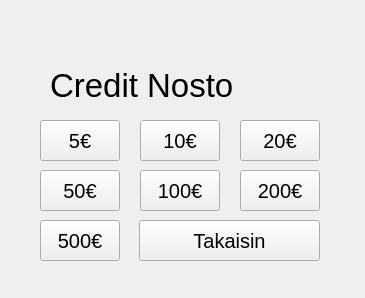
<?xml version="1.0" encoding="UTF-8"?>
<ui version="4.0">
 <class>cr_nosto</class>
 <widget class="QWidget" name="cr_nosto">
  <property name="geometry">
   <rect>
    <x>0</x>
    <y>0</y>
    <width>365</width>
    <height>298</height>
   </rect>
  </property>
  <property name="windowTitle">
   <string>Form</string>
  </property>
  <widget class="QPushButton" name="crno_button_5">
   <property name="geometry">
    <rect>
     <x>40</x>
     <y>120</y>
     <width>80</width>
     <height>41</height>
    </rect>
   </property>
   <property name="font">
    <font>
     <pointsize>15</pointsize>
    </font>
   </property>
   <property name="text">
    <string>5€</string>
   </property>
  </widget>
  <widget class="QPushButton" name="crno_button_10">
   <property name="geometry">
    <rect>
     <x>140</x>
     <y>120</y>
     <width>80</width>
     <height>41</height>
    </rect>
   </property>
   <property name="font">
    <font>
     <pointsize>15</pointsize>
    </font>
   </property>
   <property name="text">
    <string>10€</string>
   </property>
  </widget>
  <widget class="QPushButton" name="crno_button_20">
   <property name="geometry">
    <rect>
     <x>240</x>
     <y>120</y>
     <width>80</width>
     <height>41</height>
    </rect>
   </property>
   <property name="font">
    <font>
     <pointsize>15</pointsize>
    </font>
   </property>
   <property name="text">
    <string>20€</string>
   </property>
  </widget>
  <widget class="QPushButton" name="crno_button_200">
   <property name="geometry">
    <rect>
     <x>240</x>
     <y>170</y>
     <width>80</width>
     <height>41</height>
    </rect>
   </property>
   <property name="font">
    <font>
     <pointsize>15</pointsize>
    </font>
   </property>
   <property name="text">
    <string>200€</string>
   </property>
  </widget>
  <widget class="QPushButton" name="crno_button_100">
   <property name="geometry">
    <rect>
     <x>140</x>
     <y>170</y>
     <width>80</width>
     <height>41</height>
    </rect>
   </property>
   <property name="font">
    <font>
     <pointsize>15</pointsize>
    </font>
   </property>
   <property name="text">
    <string>100€</string>
   </property>
  </widget>
  <widget class="QPushButton" name="crno_button_50">
   <property name="geometry">
    <rect>
     <x>40</x>
     <y>170</y>
     <width>80</width>
     <height>41</height>
    </rect>
   </property>
   <property name="font">
    <font>
     <pointsize>15</pointsize>
    </font>
   </property>
   <property name="text">
    <string>50€</string>
   </property>
  </widget>
  <widget class="QPushButton" name="crno_button_takaisin">
   <property name="geometry">
    <rect>
     <x>139</x>
     <y>220</y>
     <width>181</width>
     <height>41</height>
    </rect>
   </property>
   <property name="font">
    <font>
     <pointsize>15</pointsize>
    </font>
   </property>
   <property name="text">
    <string>Takaisin</string>
   </property>
  </widget>
  <widget class="QPushButton" name="crno_button_500">
   <property name="geometry">
    <rect>
     <x>40</x>
     <y>220</y>
     <width>80</width>
     <height>41</height>
    </rect>
   </property>
   <property name="font">
    <font>
     <pointsize>15</pointsize>
    </font>
   </property>
   <property name="text">
    <string>500€</string>
   </property>
  </widget>
  <widget class="QLabel" name="label">
   <property name="geometry">
    <rect>
     <x>50</x>
     <y>60</y>
     <width>251</width>
     <height>51</height>
    </rect>
   </property>
   <property name="font">
    <font>
     <pointsize>25</pointsize>
    </font>
   </property>
   <property name="text">
    <string>Credit Nosto</string>
   </property>
  </widget>
 </widget>
 <resources/>
 <connections/>
</ui>
